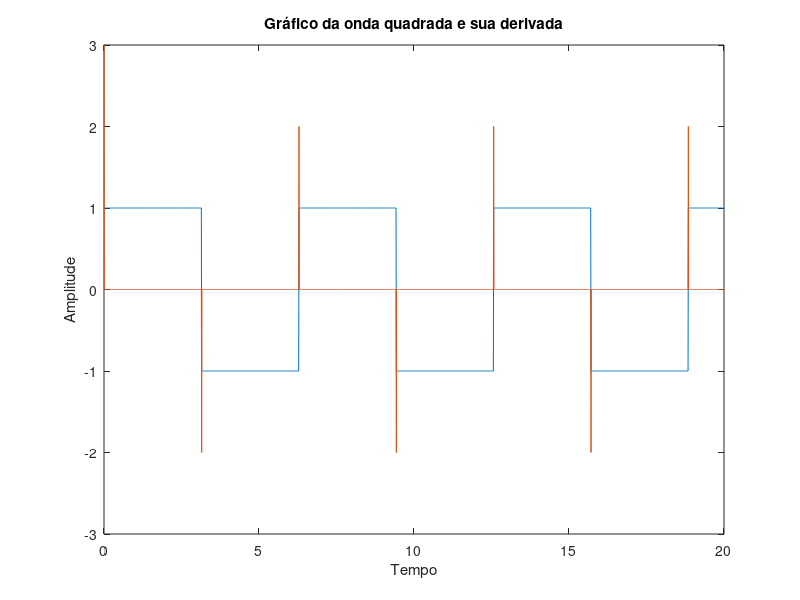

MATLAB code for this plot:
%plot da onda quadrada

t=(0:0.01:20);          %definicao do tempo
f=square(t);            %definicao da funcao
df = diff(f);           %derivada da funcao
plot(t, f, t, [5, df])  %plot da funcao  
axis([0 20 -3 3])       %definicao dos limites dos eixos
title('Gráfico da onda quadrada e sua derivada')
xlabel('Tempo')
ylabel('Amplitude')
